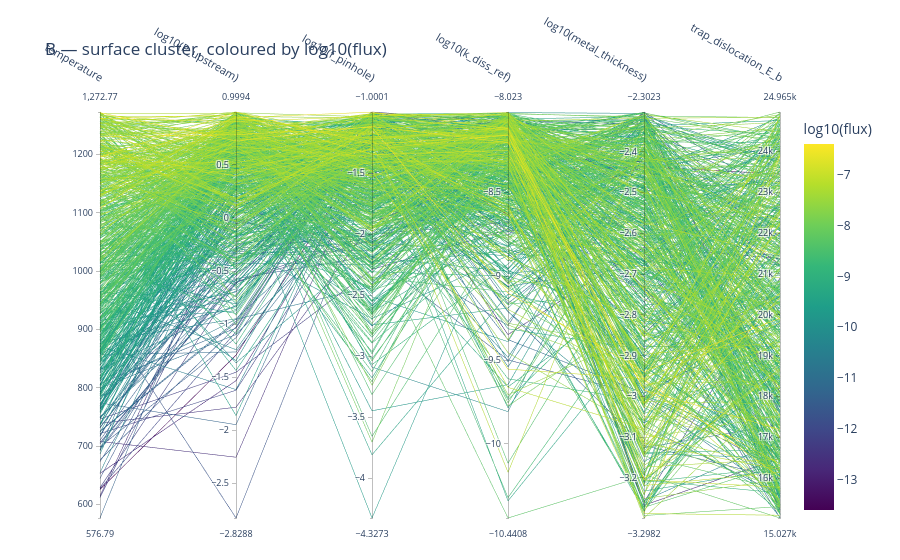
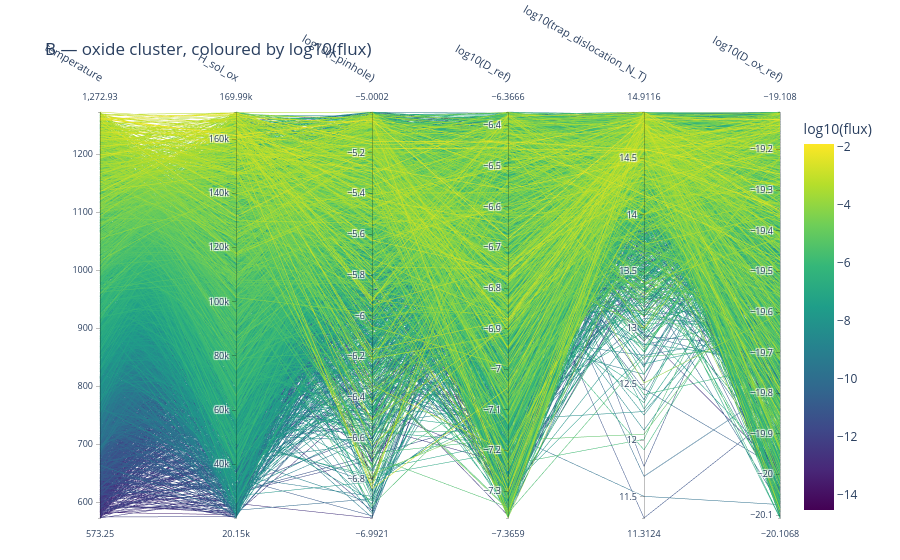
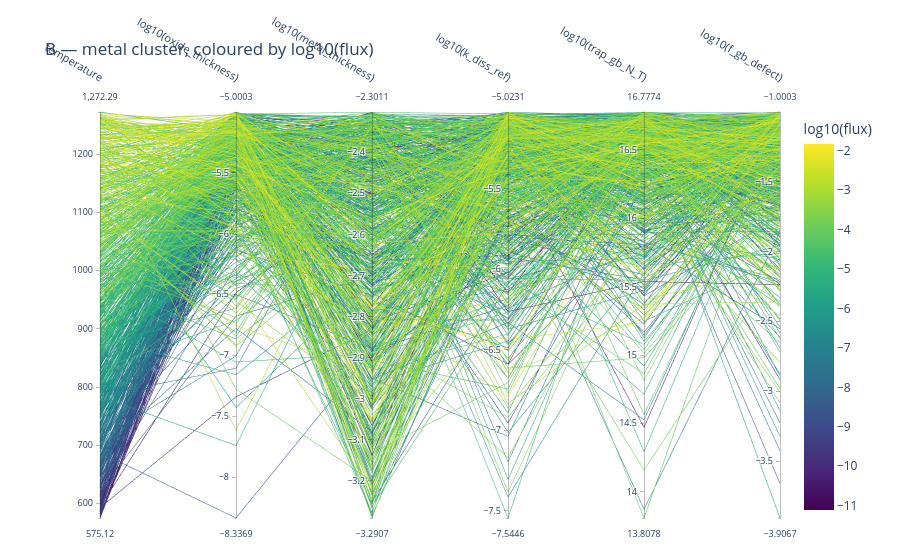

Source (notebook cell) for these figures, in order:
### Markdown cell above
## B — per-regime clusters coloured by log10(flux)

One PCP per regime, axes = that regime's top-6 δ drivers, colour = `log10(flux)`. Clean
within-regime view (no cross-preset mixing).

### Code cell
figsB = {}
for r in ['surface', 'oxide', 'metal']:
    dims = top_drivers(routeB, r, 'flux', k=6)
    sub = master[master['regime'] == r]
    figsB[r] = parallel_coordinates_samples(
        sub, dims, color_by='flux', log_dims=logsub(dims),
        title=f'B — {r} cluster, coloured by log10(flux)',
        save_html=os.path.join(FIG_DIR, f'pcp_B_{r}.html'))
    print(f"{r:8s}: n={len(sub)}  axes={dims}")

for r in ['surface', 'oxide', 'metal']:
    figsB[r].show()

### Figure 1 — Plotly figure (JSON) as saved in the notebook; plotly's stock layout.template omitted (floating-point values rounded to 4 significant figures; data arrays with more than 128 entries replaced by an {"elided": "..."} marker saying what was removed)
{"data": [{"dimensions": [{"label": "temperature", "values": {"elided": "714 float values"}}, {"label": "log10(P_upstream)", "values": {"elided": "714 float values"}}, {"label": "log10(f_pinhole)", "values": {"elided": "714 float values"}}, {"label": "log10(k_diss_ref)", "values": {"elided": "714 float values"}}, {"label": "log10(metal_thickness)", "values": {"elided": "714 float values"}}, {"label": "trap_dislocation_E_b", "values": {"elided": "714 float values"}}], "labelangle": 30, "labelfont": {"size": 11}, "labelside": "top", "line": {"color": {"elided": "714 float values"}, "colorbar": {"title": {"text": "log10(flux)"}}, "colorscale": [[0, "#440154"], [0.1111, "#482878"], [0.2222, "#3e4989"], [0.3333, "#31688e"], [0.4444, "#26828e"], [0.5556, "#1f9e89"], [0.6667, "#35b779"], [0.7778, "#6ece58"], [0.8889, "#b5de2b"], [1, "#fde725"]], "showscale": true}, "rangefont": {"size": 9}, "tickfont": {"size": 9}, "type": "parcoords"}], "layout": {"font": {"size": 12}, "margin": {"b": 40, "l": 100, "r": 120, "t": 110}, "title": {"text": "B — surface cluster, coloured by log10(flux)"}}}

### Figure 2 — Plotly figure (JSON) as saved in the notebook; plotly's stock layout.template omitted (floating-point values rounded to 4 significant figures; data arrays with more than 128 entries replaced by an {"elided": "..."} marker saying what was removed)
{"data": [{"dimensions": [{"label": "temperature", "values": {"elided": "3725 float values"}}, {"label": "H_sol_ox", "values": {"elided": "3725 float values"}}, {"label": "log10(f_pinhole)", "values": {"elided": "3725 float values"}}, {"label": "log10(D_ref)", "values": {"elided": "3725 float values"}}, {"label": "log10(trap_dislocation_N_T)", "values": {"elided": "3725 float values"}}, {"label": "log10(D_ox_ref)", "values": {"elided": "3725 float values"}}], "labelangle": 30, "labelfont": {"size": 11}, "labelside": "top", "line": {"color": {"elided": "3725 float values"}, "colorbar": {"title": {"text": "log10(flux)"}}, "colorscale": [[0, "#440154"], [0.1111, "#482878"], [0.2222, "#3e4989"], [0.3333, "#31688e"], [0.4444, "#26828e"], [0.5556, "#1f9e89"], [0.6667, "#35b779"], [0.7778, "#6ece58"], [0.8889, "#b5de2b"], [1, "#fde725"]], "showscale": true}, "rangefont": {"size": 9}, "tickfont": {"size": 9}, "type": "parcoords"}], "layout": {"font": {"size": 12}, "margin": {"b": 40, "l": 100, "r": 120, "t": 110}, "title": {"text": "B — oxide cluster, coloured by log10(flux)"}}}

### Figure 3 — Plotly figure (JSON) as saved in the notebook; plotly's stock layout.template omitted (floating-point values rounded to 4 significant figures; data arrays with more than 128 entries replaced by an {"elided": "..."} marker saying what was removed)
{"data": [{"dimensions": [{"label": "temperature", "values": {"elided": "813 float values"}}, {"label": "log10(oxide_thickness)", "values": {"elided": "813 float values"}}, {"label": "log10(metal_thickness)", "values": {"elided": "813 float values"}}, {"label": "log10(k_diss_ref)", "values": {"elided": "813 float values"}}, {"label": "log10(trap_gb_N_T)", "values": {"elided": "813 float values"}}, {"label": "log10(f_gb_defect)", "values": {"elided": "813 float values"}}], "labelangle": 30, "labelfont": {"size": 11}, "labelside": "top", "line": {"color": {"elided": "813 float values"}, "colorbar": {"title": {"text": "log10(flux)"}}, "colorscale": [[0, "#440154"], [0.1111, "#482878"], [0.2222, "#3e4989"], [0.3333, "#31688e"], [0.4444, "#26828e"], [0.5556, "#1f9e89"], [0.6667, "#35b779"], [0.7778, "#6ece58"], [0.8889, "#b5de2b"], [1, "#fde725"]], "showscale": true}, "rangefont": {"size": 9}, "tickfont": {"size": 9}, "type": "parcoords"}], "layout": {"font": {"size": 12}, "margin": {"b": 40, "l": 100, "r": 120, "t": 110}, "title": {"text": "B — metal cluster, coloured by log10(flux)"}}}
